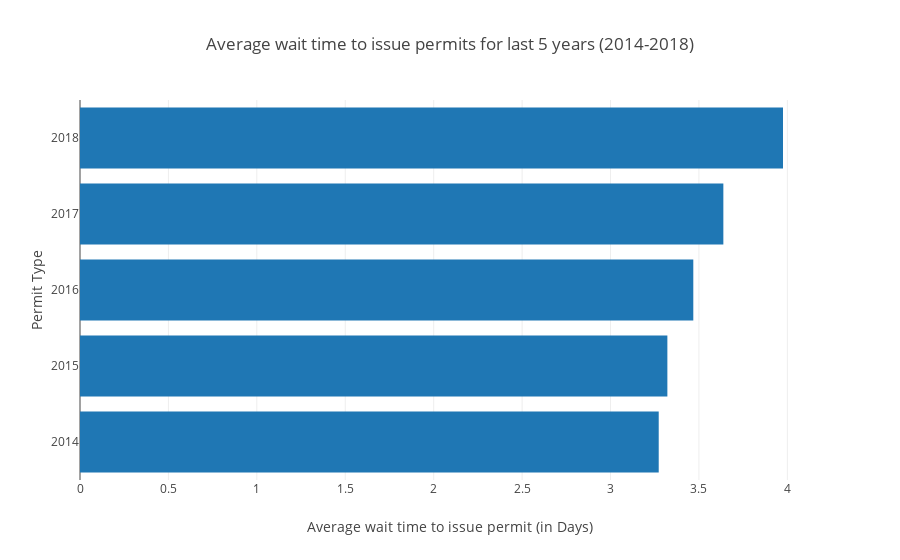

This figure's notebook cell:
### Code cell
layout5 = go.Layout(
    title = 'Average wait time to issue permits for last 5 years (2014-2018)',
    xaxis = dict(title = "Average wait time to issue permit (in Days)"),
    yaxis = dict(title = "Permit Type")
)
trace6 = [go.Bar(x = wait_times_2, y=last5Years, orientation='h')]
fig5 = go.Figure(data=trace6, layout=layout5)
plotly.offline.iplot(fig5, filename='horizontal-bar2')

### Figure 1 — Plotly figure (JSON) as saved in the notebook; plotly's stock layout.template omitted (floating-point values rounded to 4 significant figures)
{"data": [{"orientation": "h", "type": "bar", "uid": "93a709b4-5fa8-4d62-b4bf-5580382901be", "x": [3.272, 3.321, 3.468, 3.638, 3.975], "y": [2014, 2015, 2016, 2017, 2018]}], "layout": {"title": {"text": "Average wait time to issue permits for last 5 years (2014-2018)"}, "xaxis": {"title": {"text": "Average wait time to issue permit (in Days)"}}, "yaxis": {"title": {"text": "Permit Type"}}}}
